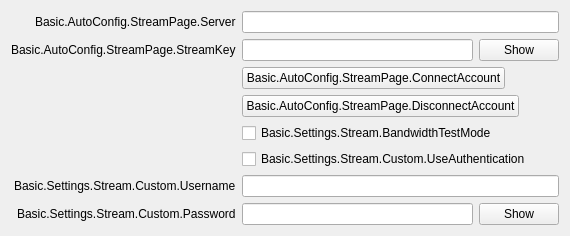
           <widget class="QWidget" name="streamKeyPage">
            <layout class="QFormLayout" name="streamkeyPageLayout">
             <property name="fieldGrowthPolicy">
              <enum>QFormLayout::AllNonFixedFieldsGrow</enum>
             </property>
             <property name="labelAlignment">
              <set>Qt::AlignRight|Qt::AlignTrailing|Qt::AlignVCenter</set>
             </property>
             <item row="0" column="0">
              <widget class="QLabel" name="serverLabel">
               <property name="text">
                <string>Basic.AutoConfig.StreamPage.Server</string>
               </property>
              </widget>
             </item>
             <item row="0" column="1">
              <widget class="QStackedWidget" name="serverStackedWidget">
               <property name="currentIndex">
                <number>1</number>
               </property>
               <widget class="QWidget" name="servicePage">
                <layout class="QHBoxLayout" name="horizontalLayout_21">
                 <property name="leftMargin">
                  <number>0</number>
                 </property>
                 <property name="topMargin">
                  <number>0</number>
                 </property>
                 <property name="rightMargin">
                  <number>0</number>
                 </property>
                 <property name="bottomMargin">
                  <number>0</number>
                 </property>
                 <item>
                  <widget class="QComboBox" name="server"/>
                 </item>
                </layout>
               </widget>
               <widget class="QWidget" name="customPage">
                <layout class="QHBoxLayout" name="horizontalLayout_22">
                 <property name="leftMargin">
                  <number>0</number>
                 </property>
                 <property name="topMargin">
                  <number>0</number>
                 </property>
                 <property name="rightMargin">
                  <number>0</number>
                 </property>
                 <property name="bottomMargin">
                  <number>0</number>
                 </property>
                 <item>
                  <widget class="QLineEdit" name="customServer">
                   <property name="styleSheet">
                    <string notr="true">color: rgb(255, 0, 0);</string>
                   </property>
                  </widget>
                 </item>
                </layout>
               </widget>
              </widget>
             </item>
             <item row="1" column="0">
              <widget class="QLabel" name="streamKeyLabel">
               <property name="text">
                <string>Basic.AutoConfig.StreamPage.StreamKey</string>
               </property>
               <property name="openExternalLinks">
                <bool>true</bool>
               </property>
               <property name="buddy">
                <cstring>key</cstring>
               </property>
              </widget>
             </item>
             <item row="1" column="1">
              <widget class="QWidget" name="streamKeyWidget" native="true">
               <layout class="QHBoxLayout" name="horizontalLayout_11">
                <property name="leftMargin">
                 <number>0</number>
                </property>
                <property name="topMargin">
                 <number>0</number>
                </property>
                <property name="rightMargin">
                 <number>0</number>
                </property>
                <property name="bottomMargin">
                 <number>0</number>
                </property>
                <item>
                 <widget class="QLineEdit" name="key">
                  <property name="inputMask">
                   <string notr="true"/>
                  </property>
                  <property name="text">
                   <string notr="true"/>
                  </property>
                  <property name="echoMode">
                   <enum>QLineEdit::Password</enum>
                  </property>
                 </widget>
                </item>
                <item>
                 <widget class="QPushButton" name="show">
                  <property name="text">
                   <string>Show</string>
                  </property>
                 </widget>
                </item>
               </layout>
              </widget>
             </item>
             <item row="2" column="0">
              <spacer name="horizontalSpacer_18">
               <property name="orientation">
                <enum>Qt::Horizontal</enum>
               </property>
               <property name="sizeHint" stdset="0">
                <size>
                 <width>170</width>
                 <height>8</height>
                </size>
               </property>
              </spacer>
             </item>
             <item row="2" column="1">
              <layout class="QHBoxLayout" name="horizontalLayout_15">
               <item>
                <widget class="QPushButton" name="connectAccount2">
                 <property name="text">
                  <string>Basic.AutoConfig.StreamPage.ConnectAccount</string>
                 </property>
                </widget>
               </item>
               <item>
                <spacer name="horizontalSpacer_19">
                 <property name="orientation">
                  <enum>Qt::Horizontal</enum>
                 </property>
                 <property name="sizeHint" stdset="0">
                  <size>
                   <width>40</width>
                   <height>20</height>
                  </size>
                 </property>
                </spacer>
               </item>
              </layout>
             </item>
             <item row="3" column="1">
              <layout class="QHBoxLayout" name="horizontalLayout_23">
               <item>
                <widget class="QPushButton" name="disconnectAccount">
                 <property name="text">
                  <string>Basic.AutoConfig.StreamPage.DisconnectAccount</string>
                 </property>
                </widget>
               </item>
               <item>
                <spacer name="horizontalSpacer_24">
                 <property name="orientation">
                  <enum>Qt::Horizontal</enum>
                 </property>
                 <property name="sizeHint" stdset="0">
                  <size>
                   <width>40</width>
                   <height>20</height>
                  </size>
                 </property>
                </spacer>
               </item>
              </layout>
             </item>
             <item row="5" column="1">
              <widget class="QCheckBox" name="useAuth">
               <property name="text">
                <string>Basic.Settings.Stream.Custom.UseAuthentication</string>
               </property>
              </widget>
             </item>
             <item row="6" column="1">
              <widget class="QLineEdit" name="authUsername"/>
             </item>
             <item row="6" column="0">
              <widget class="QLabel" name="authUsernameLabel">
               <property name="text">
                <string>Basic.Settings.Stream.Custom.Username</string>
               </property>
               <property name="buddy">
                <cstring>authUsername</cstring>
               </property>
              </widget>
             </item>
             <item row="7" column="0">
              <widget class="QLabel" name="authPwLabel">
               <property name="text">
                <string>Basic.Settings.Stream.Custom.Password</string>
               </property>
               <property name="buddy">
                <cstring>authPw</cstring>
               </property>
              </widget>
             </item>
             <item row="7" column="1">
              <widget class="QWidget" name="authPwWidget" native="true">
               <layout class="QHBoxLayout" name="horizontalLayout_25">
                <property name="leftMargin">
                 <number>0</number>
                </property>
                <property name="topMargin">
                 <number>0</number>
                </property>
                <property name="rightMargin">
                 <number>0</number>
                </property>
                <property name="bottomMargin">
                 <number>0</number>
                </property>
                <item>
                 <widget class="QLineEdit" name="authPw">
                  <property name="echoMode">
                   <enum>QLineEdit::Password</enum>
                  </property>
                 </widget>
                </item>
                <item>
                 <widget class="QPushButton" name="authPwShow">
                  <property name="text">
                   <string>Show</string>
                  </property>
                 </widget>
                </item>
               </layout>
              </widget>
             </item>
             <item row="4" column="1">
              <widget class="QCheckBox" name="bandwidthTestEnable">
               <property name="text">
                <string>Basic.Settings.Stream.BandwidthTestMode</string>
               </property>
              </widget>
             </item>
            </layout>
           </widget>
